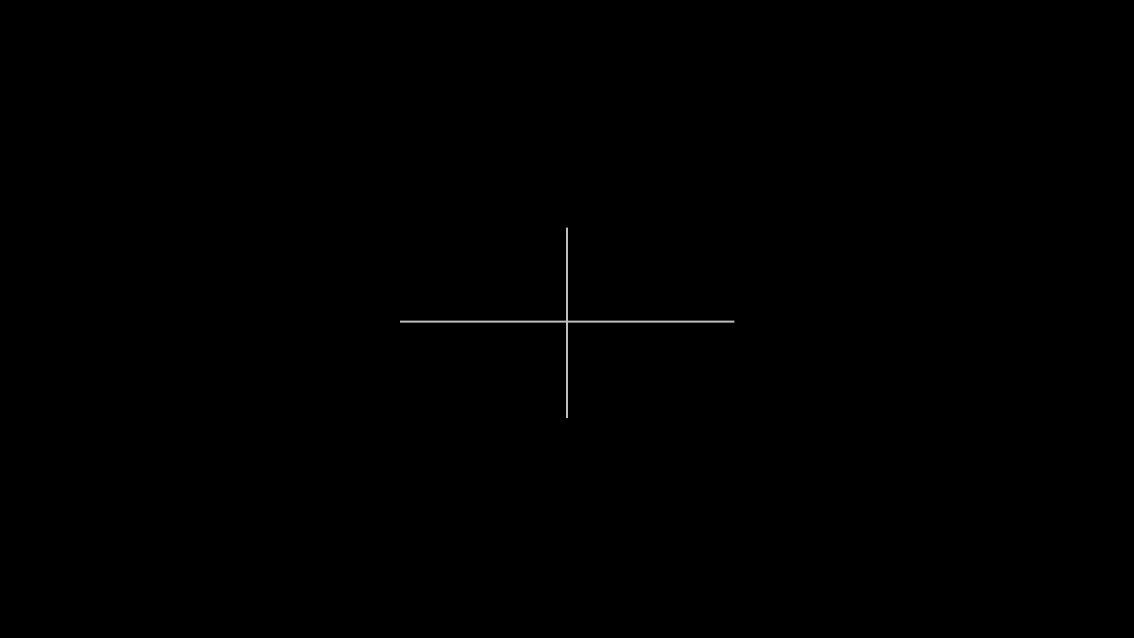
%> input picture Stimulation_presentation_Task/images_MI/cross.JPG, 2268 x 1276 px (shown at 1/2 size); the run also reads 1 picture not shown here
$ octave main_MIPractice.m   (GNU Octave 9; MATLAB toolbox functions it lacks are replaced by stand-ins)
%> lines starting %> are read from the running program, lines starting %| are printed output that depends on the picture
% Main MI Practice.m - currently used
% Parameters: nb trial (left + right hand MI)
%             t_cross, t_instruction, t_feedback, t_blank (ITI)
clc; clear;
addpath('./functions');
addpath('./images_MI');

% load images for MI practice
imgs_task{1} = imread('./images_MI/cross.JPG');
imgs_task{2} = imread('./images_MI/left.JPG');
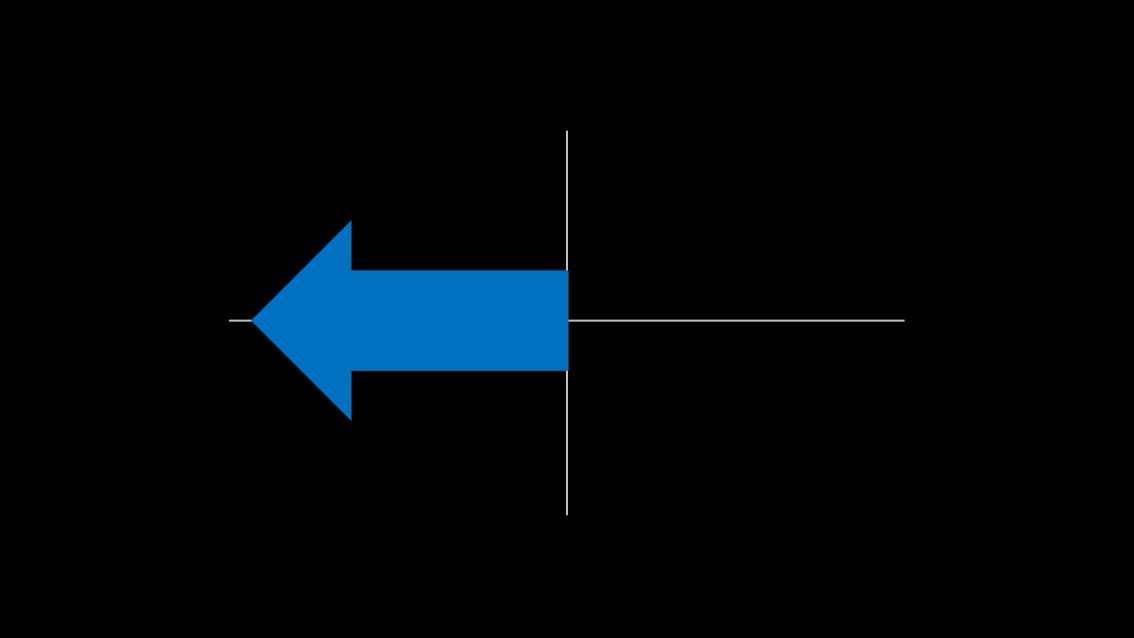
%> input picture Stimulation_presentation_Task/images_MI/left.JPG, 2268 x 1276 px (shown at 1/2 size)
imgs_task{3} = imread('./images_MI/right.JPG');
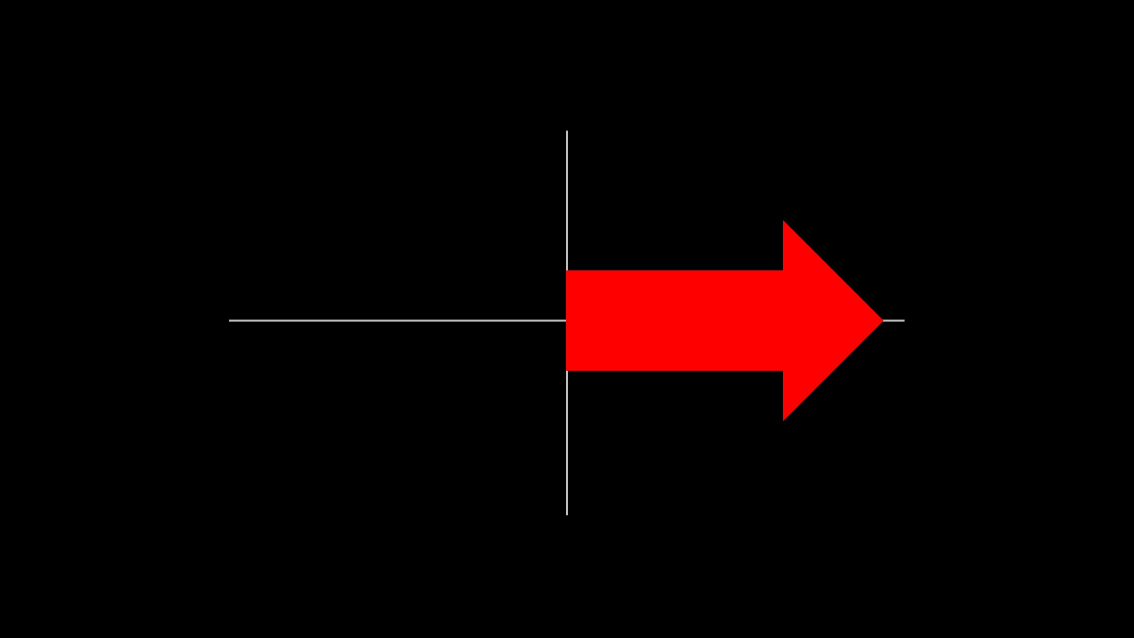
%> input picture Stimulation_presentation_Task/images_MI/right.JPG, 2268 x 1276 px (shown at 1/2 size)
imgs_task{4} = imread('./images_MI/blank.JPG');

% default parameters
Params = struct('nbtrial', 50, 't_cross', 1.5, ...
    't_instruction', 4.0, 't_feedback', 2.0, 't_blank', 1.5, 'online', 'on');
rnd_trial = [2*ones(1,floor(Params.nbtrial/2)) 3*ones(1,floor(Params.nbtrial/2))];
%> (the run ends here)
